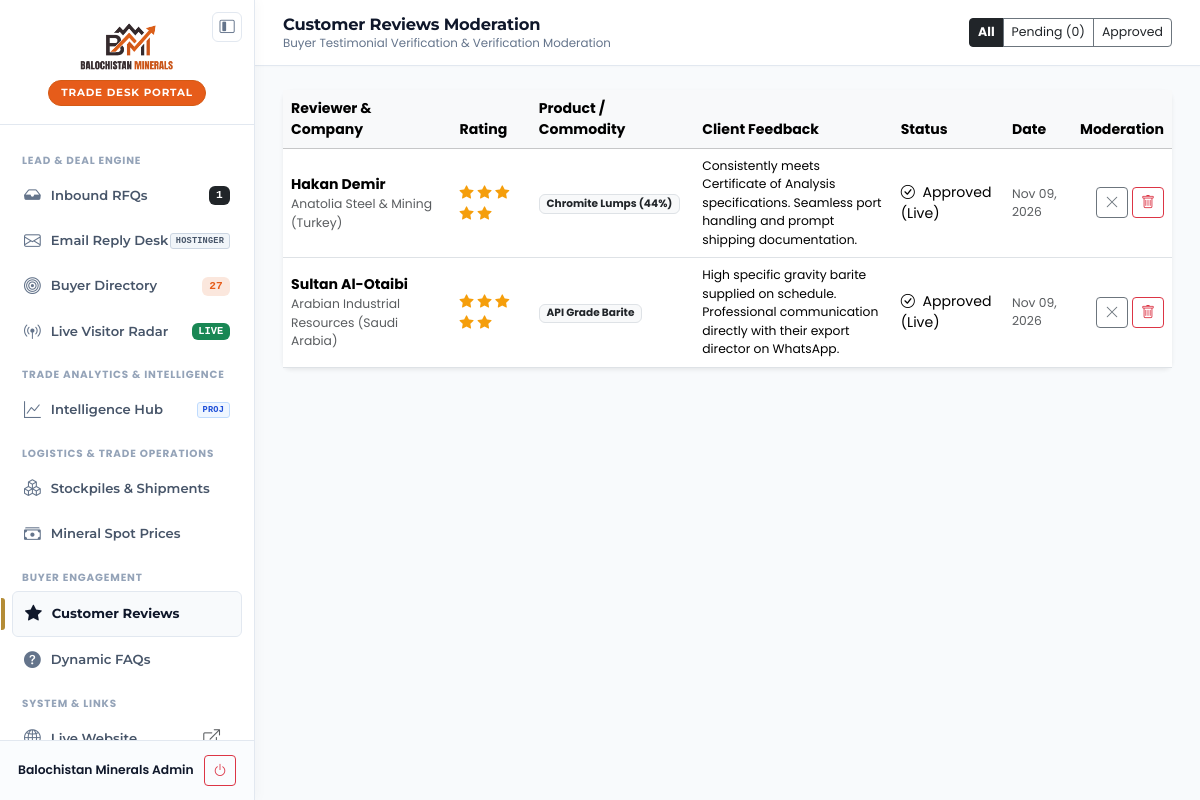
The page /admin/reviews.php (signed in) on the database its author committed.
### tables this page shows
CREATE TABLE IF NOT EXISTS `reviews` (
  `id` INT AUTO_INCREMENT PRIMARY KEY,
  `reviewer_name` VARCHAR(120) NOT NULL,
  `company_name` VARCHAR(160) NULL,
  `country` VARCHAR(100) NULL,
  `rating` TINYINT NOT NULL DEFAULT 5,
  `product_reviewed` VARCHAR(120) NOT NULL,
  `review_text` TEXT NOT NULL,
  `publish_consent` TINYINT(1) NOT NULL DEFAULT 1,
  `status` ENUM('Pending', 'Approved', 'Rejected') NOT NULL DEFAULT 'Pending',
  `created_at` TIMESTAMP DEFAULT CURRENT_TIMESTAMP,
  INDEX `idx_status` (`status`)
);

### admin/auth.php (called while the page is built, shortened)
<?php
require_once __DIR__ . '/db.php';
function isLoggedIn() {
    return isset($_SESSION['bm_admin_id']) && !empty($_SESSION['bm_admin_id']);
}
function getLoggedInUser() {
    return [
        'id'        => $_SESSION['bm_admin_id'],
        'username'  => $_SESSION['bm_admin_user'] ?? 'Admin',
        'full_name' => $_SESSION['bm_admin_name'] ?? 'Admin',
        'email'     => $_SESSION['bm_admin_email'] ?? '',
        'role'      => $_SESSION['bm_admin_role'] ?? 'Owner'
    ];
}

### admin/db.php (called while the page is built, shortened)
<?php
function cleanInput($data) {
    return htmlspecialchars(trim((string)$data), ENT_QUOTES, 'UTF-8');
}

### admin/reviews.php (the view, shortened to what this page needs)
<?php
require_once __DIR__ . '/auth.php';
$user = getLoggedInUser();
$pdo  = getDB();
$reviews = [];
$filterStatus = cleanInput($_GET['status'] ?? '');
$newLeads = 0;
$pendingReviews = 0;
if ($pdo !== null) {
    $newLeads = (int)$pdo->query("SELECT COUNT(*) FROM inquiries WHERE status = 'New'")->fetchColumn();
    $pendingReviews = (int)$pdo->query("SELECT COUNT(*) FROM reviews WHERE status = 'Pending'")->fetchColumn();
    $totalProspects = (int)$pdo->query("SELECT COUNT(*) FROM buyer_prospects")->fetchColumn();
    $sql = "SELECT * FROM reviews WHERE 1=1";
    $params = [];
    $sql .= " ORDER BY created_at DESC";
    $stmt = $pdo->prepare($sql);
    $stmt->execute($params);
    $reviews = $stmt->fetchAll();
}
?>
<!DOCTYPE html>
<html lang="en">
<head>
  <link href="https://cdn.jsdelivr.net/npm/bootstrap@5.3.2/dist/css/bootstrap.min.css" rel="stylesheet">
  <link rel="stylesheet" href="https://cdn.jsdelivr.net/npm/bootstrap-icons@1.11.3/font/bootstrap-icons.min.css">
  <link rel="stylesheet" href="admin-layout.css">
</head>
<body>
  <div class="app-wrapper">
    <aside class="app-sidebar" id="appSidebar">
      <div class="sidebar-header">
        <a href="../" target="_blank" class="sidebar-logo-wrap" title="Balochistan Minerals">
          <img src="../images/new-logo.png" alt="Balochistan Minerals" class="sidebar-logo" onerror="this.style.display='none'">
          <span class="sidebar-badge">TRADE DESK PORTAL</span>
        </a>
        <button type="button" id="sidebarCloseBtn" class="btn-sidebar-panel-toggle" aria-label="Toggle Sidebar" title="Collapse Sidebar (Ctrl + B)">
          <i class="bi bi-layout-sidebar-inset"></i>
        </button>
      </div>
      <nav class="sidebar-nav">
        <div class="sidebar-section-title">Lead & Deal Engine</div>
        <a href="dashboard.php" class="sidebar-link">
          <div><i class="bi bi-inbox-fill"></i> Inbound RFQs</div>
          <?php if ($newLeads > 0): ?>
            <span class="badge bg-dark font-monospace" style="font-size: 0.7rem;"><?= $newLeads ?></span>
          <?php endif; ?>
        </a>
        <a href="email-desk.php" class="sidebar-link">
          <div><i class="bi bi-envelope"></i> Email Reply Desk</div>
          <span class="badge-sidebar-hostinger">HOSTINGER</span>
        </a>
        <a href="prospects.php" class="sidebar-link">
          <div><i class="bi bi-bullseye"></i> Buyer Directory</div>
          <span class="badge font-monospace" style="background: rgba(230,92,26,0.15); color: #E65C1A; font-size: 0.7rem;"><?= $totalProspects ?></span>
        </a>
        <a href="radar.php" class="sidebar-link">
          <div><i class="bi bi-broadcast-pin"></i> Live Visitor Radar</div>
          <span class="badge bg-success font-monospace" style="font-size: 0.65rem;">LIVE</span>
        </a>
        <div class="sidebar-section-title">Trade Analytics & Intelligence</div>
        <a href="analytics.php" class="sidebar-link">
          <div><i class="bi bi-graph-up"></i> Intelligence Hub</div>
          <span class="badge-sidebar-intel">PROJ</span>
        </a>
        <div class="sidebar-section-title">Logistics & Trade Operations</div>
        <a href="stockpiles.php" class="sidebar-link">
          <div><i class="bi bi-boxes"></i> Stockpiles & Shipments</div>
        </a>
        <a href="prices.php" class="sidebar-link">
          <div><i class="bi bi-cash-stack"></i> Mineral Spot Prices</div>
        </a>
        <div class="sidebar-section-title">Buyer Engagement</div>
        <a href="reviews.php" class="sidebar-link active">
          <div><i class="bi bi-star-fill"></i> Customer Reviews</div>
        </a>
        <a href="faqs.php" class="sidebar-link">
          <div><i class="bi bi-question-circle-fill"></i> Dynamic FAQs</div>
        </a>
        <div class="sidebar-section-title">System & Links</div>
        <a href="../" target="_blank" class="sidebar-link">
          <div><i class="bi bi-globe2"></i> Live Website</div>
          <i class="bi bi-box-arrow-up-right small text-muted"></i>
        </a>
      </nav>
      <div class="sidebar-footer">
        <div class="d-flex align-items-center justify-content-between">
          <div class="fw-semibold small" style="color: var(--navy-900);"><?= htmlspecialchars($user['full_name']) ?></div>
          <a href="logout.php" class="btn btn-sm btn-outline-danger p-1 px-2" title="Sign Out"><i class="bi bi-power"></i></a>
        </div>
      </div>
    </aside>
    <div class="app-main">
      <header class="top-bar">
        <div class="topbar-left">
          <div class="topbar-title-wrap">
            <h1 class="topbar-title">Customer Reviews Moderation</h1>
            <div class="topbar-subtitle">Buyer Testimonial Verification & Verification Moderation</div>
          </div>
        </div>
        <div class="topbar-right">
          <div class="btn-group btn-group-sm" role="group">
            <a href="reviews.php" class="btn <?= empty($filterStatus) ? 'btn-dark text-white fw-bold' : 'btn-outline-secondary text-dark' ?>" style="font-size: 0.78rem;">All</a>
            <a href="reviews.php?status=Pending" class="btn <?= $filterStatus === 'Pending' ? 'btn-warning fw-bold' : 'btn-outline-secondary text-dark' ?>" style="font-size: 0.78rem;">Pending (<?= $pendingReviews ?>)</a>
            <a href="reviews.php?status=Approved" class="btn <?= $filterStatus === 'Approved' ? 'btn-success text-white fw-bold' : 'btn-outline-secondary text-dark' ?>" style="font-size: 0.78rem;">Approved</a>
          </div>
        </div>
      </header>
      <main class="content-canvas">
        <div class="card shadow-sm border-0 rounded-3">
          <div class="table-responsive">
            <table class="table table-hover align-middle mb-0">
              <thead class="table-light">
                <tr>
                  <th>Reviewer & Company</th>
                  <th>Rating</th>
                  <th>Product / Commodity</th>
                  <th>Client Feedback</th>
                  <th>Status</th>
                  <th>Date</th>
                  <th class="text-end">Moderation</th>
                </tr>
              </thead>
              <tbody>
                <?php if (empty($reviews)): ?>
                  <tr><td colspan="7" class="text-center py-5 text-muted">No reviews found.</td></tr>
                <?php else: ?>
                  <?php foreach ($reviews as $rev): ?>
                    <tr>
                      <td>
                        <div class="fw-bold"><?= htmlspecialchars($rev['reviewer_name']) ?></div>
                        <div class="small text-muted"><?= htmlspecialchars($rev['company_name'] ?: 'Independent') ?> (<?= htmlspecialchars($rev['country'] ?: 'Global') ?>)</div>
                      </td>
                      <td>
                        <div class="star-rating">
                          <?php for ($i = 1; $i <= 5; $i++): ?>
                            <i class="bi bi-star<?= $i <= $rev['rating'] ? '-fill' : '' ?>"></i>
                          <?php endfor; ?>
                        </div>
                      </td>
                      <td><span class="badge bg-light text-dark border"><?= htmlspecialchars($rev['product_reviewed']) ?></span></td>
                      <td style="max-width: 320px;"><div class="small"><?= nl2br(htmlspecialchars($rev['review_text'])) ?></div></td>
                      <td>
                        <?php if ($rev['status'] === 'Approved'): ?>
                          <span class="status-badge-active"><i class="bi bi-check-circle me-1"></i> Approved (Live)</span>
                        <?php elseif ($rev['status'] === 'Pending'): ?>
                          <span style="background: #FEF3C7; color: #92400E; border: 1px solid #FDE68A; font-weight: 700; font-size: 0.72rem; padding: 3px 8px; border-radius: 4px; display: inline-block;"><i class="bi bi-clock me-1"></i> Pending Review</span>
                        <?php else: ?>
                          <span class="status-badge-hidden">Rejected</span>
                        <?php endif; ?>
                      </td>
                      <td class="small text-muted"><?= date('M d, Y', strtotime($rev['created_at'])) ?></td>
                      <td class="text-end">
                        <div class="d-inline-flex gap-1">
                          <?php if ($rev['status'] !== 'Rejected'): ?>
                            <form method="POST" action="reviews.php">
                              <button type="submit" class="btn btn-sm btn-outline-secondary" title="Reject / Hide from site">
                                <i class="bi bi-x-lg"></i>
                              </button>
                            </form>
                          <?php endif; ?>
                          <form method="POST" action="reviews.php" onsubmit="return confirm('Delete this review permanently?');">
                            <button type="submit" class="btn btn-sm btn-outline-danger" title="Delete">
                              <i class="bi bi-trash"></i>
                            </button>
                          </form>
                        </div>
                      </td>
                    </tr>
                  <?php endforeach; ?>
                <?php endif; ?>
              </tbody>
            </table>
          </div>
        </div>
      </main>
    </div>
  </div>
</body>
</html>

### admin/reviews.php (style rules this page uses)
:root { --navy-900: #0F172A; --brand-navy: #0F172A; --brand-slate: #1E293B; --brand-gold: #B48C36; --brand-gold-subtle: #F8F5EE; --brand-border: #E2E8F0; --brand-canvas: #F8FAFC; --brand-surface: #FFFFFF; --brand-orange: #E65C1A; --text-dark: #0F172A; --text-muted: #64748B; --sidebar-width: 255px; }
body { font-family: 'Poppins', sans-serif; font-size: 0.88rem; color: var(--text-dark); background-color: var(--brand-canvas); margin: 0; }
h1, h2, h3, h4, h5, h6, .brand-font { font-family: 'Montserrat', sans-serif; letter-spacing: -0.015em; }
.app-wrapper { display: flex; min-height: 100vh; }
.app-sidebar { width: var(--sidebar-width); background: var(--brand-surface); border-right: 1px solid var(--brand-border); display: flex; flex-direction: column; position: fixed; top: 0; bottom: 0; left: 0; z-index: 1040; }
.sidebar-nav { padding: 16px 12px; flex: 1; }
.sidebar-section-title { font-size: 0.65rem; font-weight: 700; text-transform: uppercase; letter-spacing: 0.08em; color: #94A3B8; padding: 12px 10px 6px; }
.sidebar-link { display: flex; align-items: center; justify-content: space-between; padding: 9px 12px; border-radius: 6px; color: #475569; font-family: 'Montserrat', sans-serif; font-size: 0.82rem; font-weight: 600; text-decoration: none; margin-bottom: 2px; transition: all 0.15s ease; }
.sidebar-link i { font-size: 1.05rem; margin-right: 10px; color: #64748B; }
.sidebar-link.active { background: #F8FAFC; color: var(--brand-navy); border: 1px solid var(--brand-border); position: relative; }
.sidebar-link.active::before { content: ''; position: absolute; left: -12px; top: 6px; bottom: 6px; width: 3.5px; background: var(--brand-gold); border-radius: 0 3px 3px 0; }
.sidebar-link.active i { color: var(--brand-gold); }
.sidebar-footer { padding: 14px 18px; border-top: 1px solid var(--brand-border); }
.app-main { margin-left: var(--sidebar-width); flex: 1; min-width: 0; }
.top-bar { background: var(--brand-surface); border-bottom: 1px solid var(--brand-border); padding: 14px 28px; display: flex; align-items: center; justify-content: space-between; position: sticky; top: 0; z-index: 1030; }
.content-canvas { padding: 24px 28px; }
.star-rating { color: #F59E0B; }

### rows shown on the page
reviews: reviewer_name "Hakan Demir", company_name "Anatolia Steel & Mining", country "Turkey", rating 5 (drawn), product_reviewed "Chromite Lumps (44%)", review_text "Consistently meets Certificate of Analysis specifications. Seamless port handling and prompt shipping documentation.", status "Approved" (drawn), created_at "Nov 09, 2026"
reviews: reviewer_name "Sultan Al-Otaibi", company_name "Arabian Industrial Resources", country "Saudi Arabia", rating 5 (drawn), product_reviewed "API Grade Barite", review_text "High specific gravity barite supplied on schedule. Professional communication directly with their export director on WhatsApp.", status "Approved" (drawn), created_at "Nov 09, 2026"

### other values the page prints
$newLeads "1"
$totalProspects "27"
$user['full_name'] "Balochistan Minerals Admin"
$pendingReviews "0"
